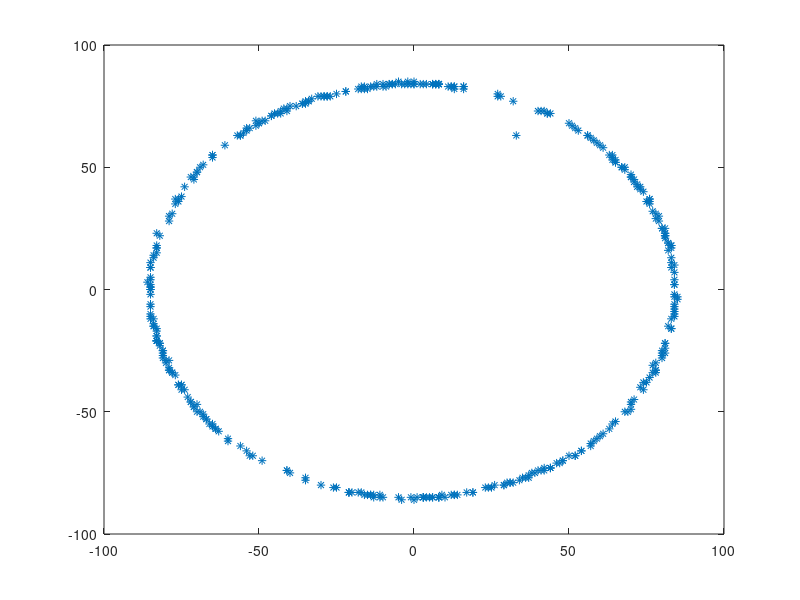

MATLAB code to generate this figure:
a = load('tr_out.txt');



figure;
m_inphase = a( :,1);
m_quadphase = a(:,2);
len = length(a(:,1));

m_n = 400;
m_k = floor( length(m_inphase)/m_n );
for m_i= 1:m_k
    m_inphase_t = m_inphase( (m_i-1)*m_n+1 : m_i*m_n );
    m_quadphase_t = m_quadphase( (m_i-1)*m_n+1 : m_i*m_n );
    plot(m_inphase_t,m_quadphase_t,'*');
    axis([-100,100,-100,100]);
    pause(0.5);
end
    















